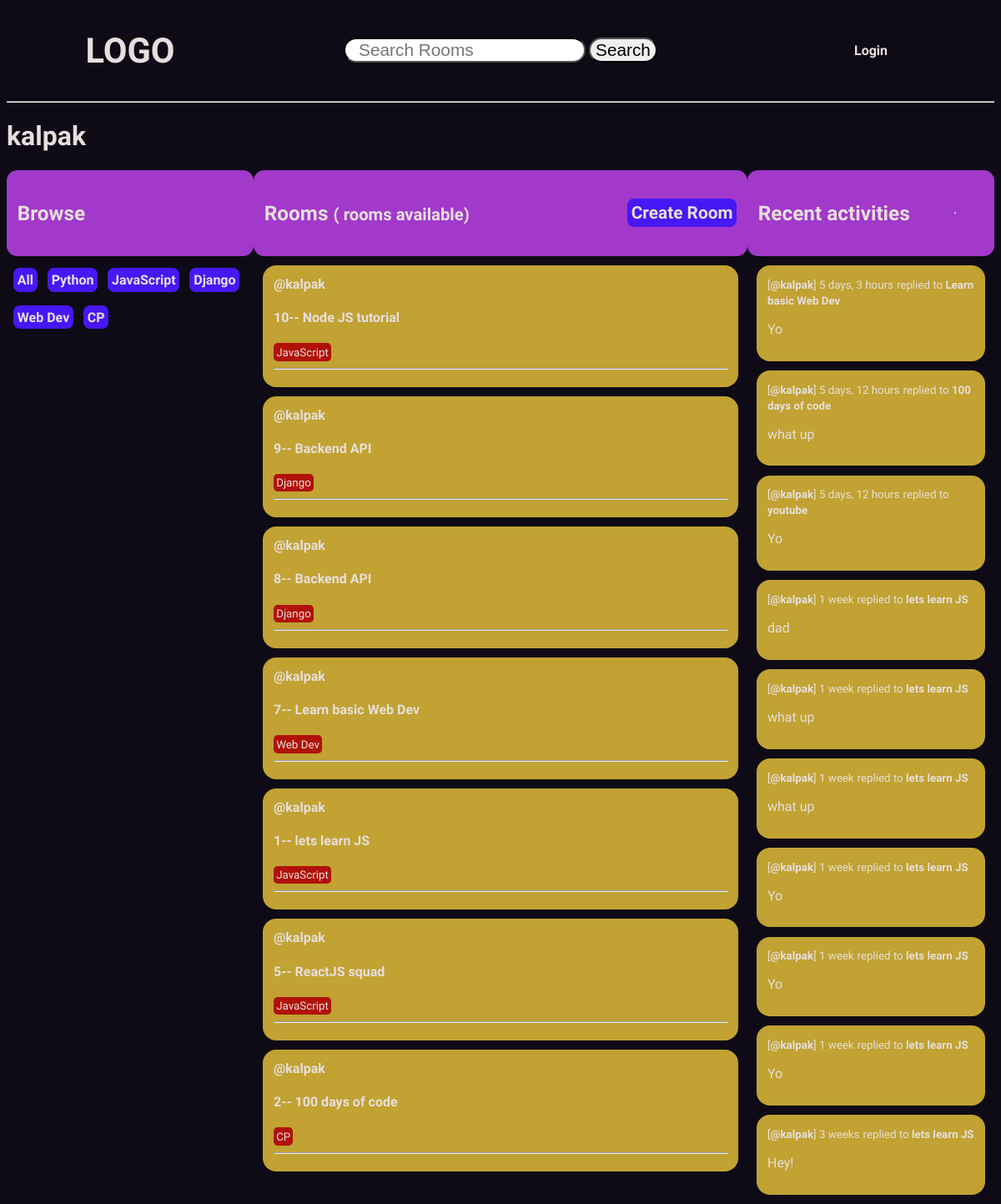
The app's page /profile/1/, older data.
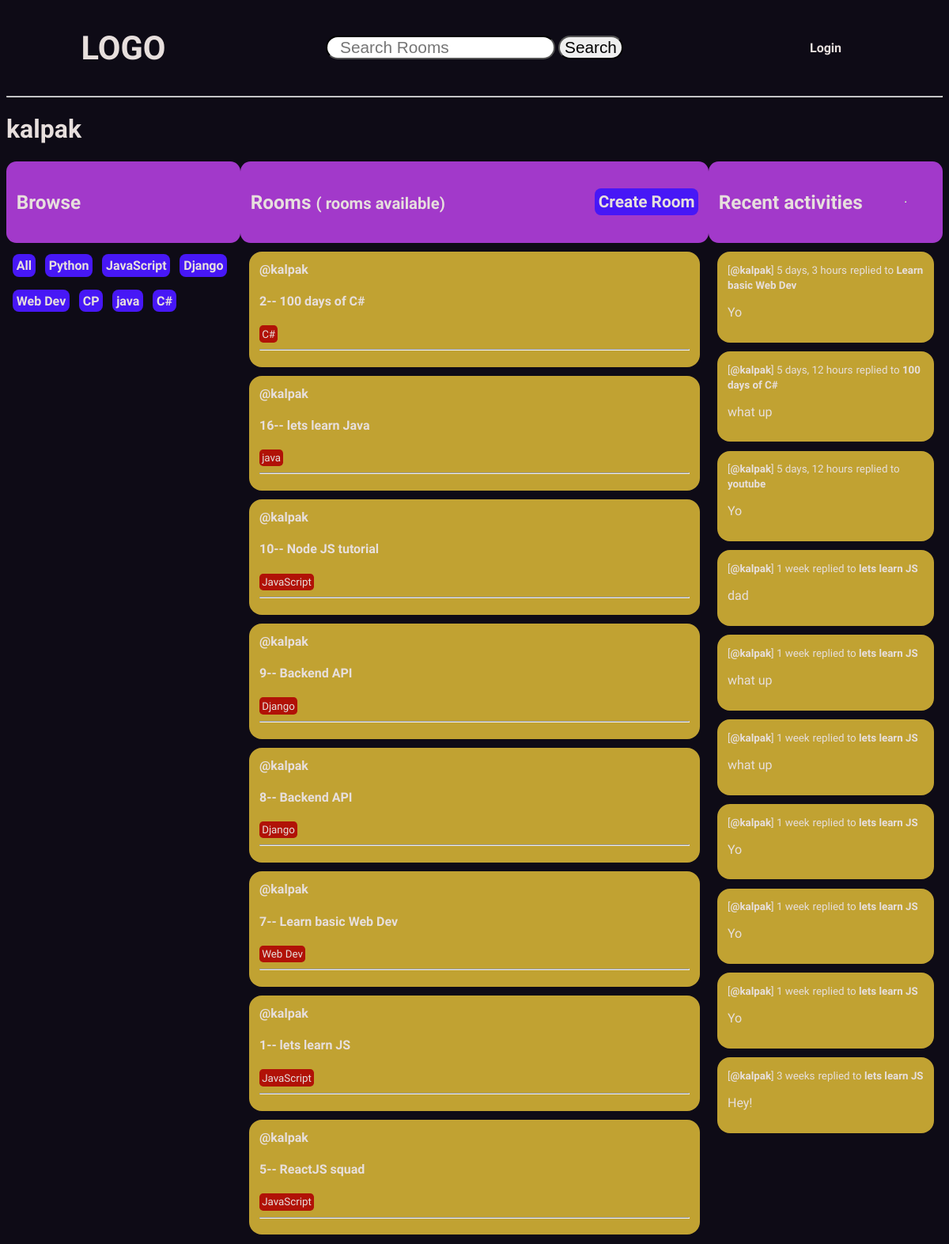
The same page, newer data.
### base/models.py (models this page shows, shortened)
class Topic(models.Model):
    name = models.CharField(max_length = 200)

class Room(models.Model):
    host = models.ForeignKey(User, on_delete= models.SET_NULL, null= True)
    topic = models.ForeignKey(Topic, on_delete= models.SET_NULL, null= True)
    name = models.CharField(max_length = 200)
    description = models.TextField(null=True, blank = True)
    participants = models.ManyToManyField(User, related_name='participants', blank=True)
    updated = models.DateTimeField(auto_now = True)
    created = models.DateTimeField(auto_now_add = True)
    class Meta:
        ordering = ['-updated', '-created']
    def __str__(self):
        return self.name

class message(models.Model):
    user = models.ForeignKey(User, on_delete= models.CASCADE)
    room = models.ForeignKey(Room, on_delete= models.CASCADE)
    body = models.TextField()
    updated = models.DateTimeField(auto_now = True)
    created = models.DateTimeField(auto_now_add = True)
    class Meta:
        ordering = ['-updated', '-created']
    def __str__(self):
        return self.body[0:50]

### base/views.py (the view)
# urls.py: path("profile/<str:pk>/", views.userProfile, name="user_profile"),
def userProfile(request, pk):
    user = User.objects.get(id = pk)
    rooms = user.room_set.all()
    room_messages = user.message_set.all()
    topics = Topic.objects.all()
    context = {
        'user' : user,
        'rooms' : rooms,
        'room_messages' : room_messages,
        'topics' : topics,
    }
    return render(request, 'base/profile.html', context)

### base/templates/base/profile.html (shortened to what this page needs)
<!DOCTYPE html>
<html lang="en">
<head>
</head>
<body>
    {% extends 'main.html' %}
    {% block content %}
    <h1>{{user.username}}</h1>
    <div class="profile_container">
        <div>
            {% include 'base/topics_component.html' %}
        </div>
        <div>
            {% include 'base/feed_component.html' %}
        </div>
        <div>
            {% include 'base/activity_component.html' %}
        </div>
    </div>
    {% endblock content %}

### base/templates/base/topics_component.html
<div class="browse-header">
    <h3>Browse</h3>
</div>
<div class="browse-card">
    <a href="{% url 'home' %}">All</a>
    {% for topic in topics %}
    <a href="{% url 'home' %}?q={{topic.name}}">{{topic.name}}</a>
    {% endfor %}
</div>

### base/templates/base/feed_component.html (shortened to what this page needs)
<div class="Room-header">
    <h3>Rooms <small>({{room_count}} rooms available)</small></h3>
    <div class="create-room">
        <a href="{% url 'create_room' %}">Create Room</a>
    </div>
</div>
<div class="feed-container">
    {% for room in rooms %}
        <div class="feed-card">
            <div class="room-info">
                <a href="{% url 'user_profile' room.host.id %}">@{{room.host.username}}</a>
                <h4>{{room.id}}-- <a href="{% url 'room' room.id %}">{{room.name}}</a></h4>
            </div>
            <div class="room-topics">
                <small>{{room.topic.name}}</small>
                <hr>
            </div>
        </div>
    {% endfor %}
</div>

### base/templates/base/activity_component.html (shortened to what this page needs)
<div class="recent-header">
    <h3>Recent activities</h3>
    <hr>
</div>
{% for message in room_messages %}
    <div class="recent-card">
        <small>[<a href="{% url 'user_profile' message.user.id %}">@{{message.user}}</a>] {{message.created | timesince}}</small>
        <small>replied to <strong>{{message.room}}</strong></small>
        <p>{{message}}</p>
    </div>
{% endfor %}

Row changes from the older to the newer data that the page shows:
added Topic: name "java"
added Topic: name "C#"
changed Room id 2: name "100 days of code" → "100 days of C#"; topic.name "CP" → "C#"; moves up the list
added Room: host.username "kalpak", id "16", name "lets learn Java", topic.name "java"
changed through a linked row, message: room "100 days of code" → "100 days of C#"
